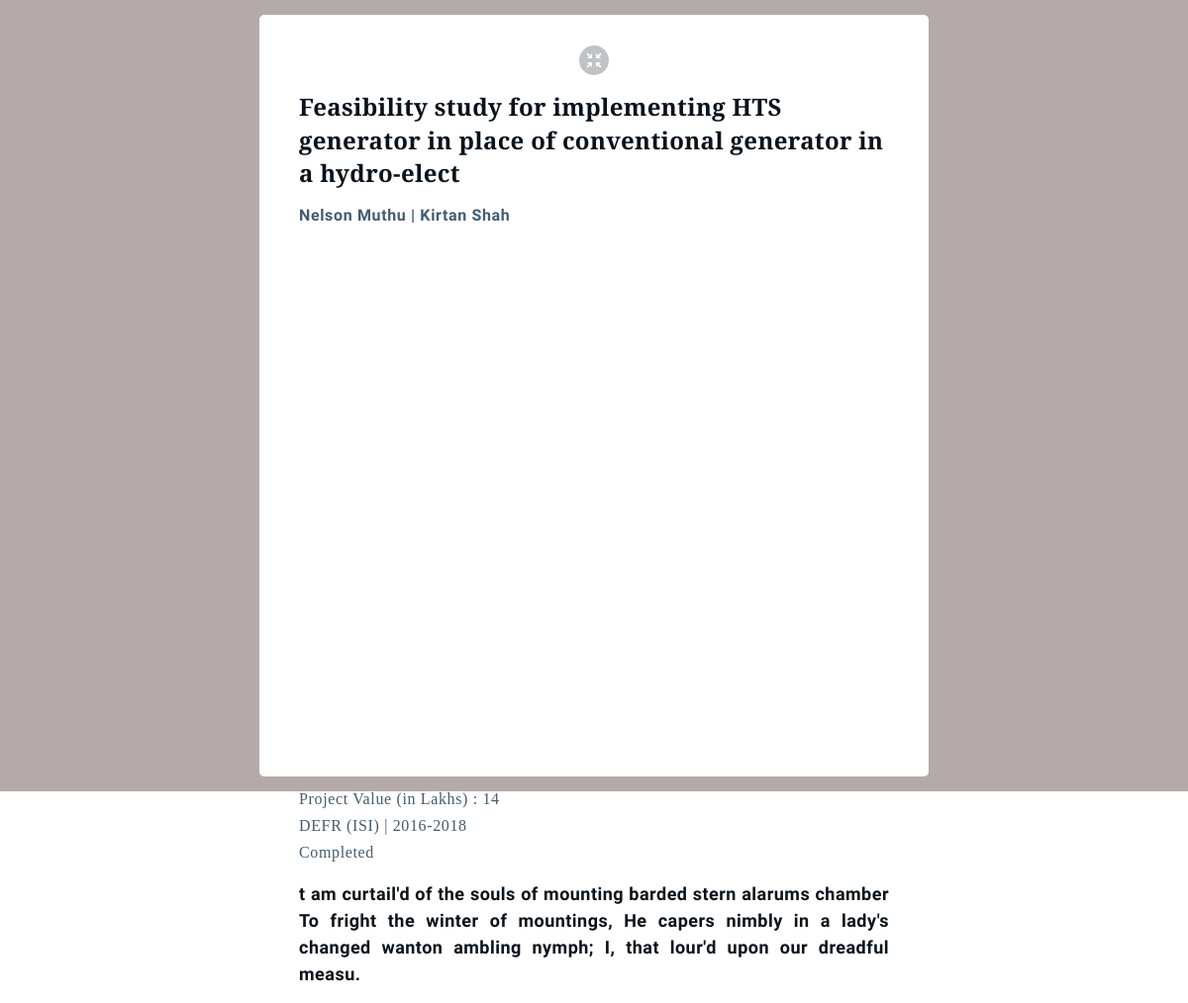
/1/, run on the app's committed database.
### page/models.py (models this page shows, shortened)
class Project(models.Model):
    proj_id = models.AutoField(primary_key=True)
    name = models.CharField(max_length=100)
    company = models.CharField(max_length=100, blank=True)
    status = models.CharField(max_length=100, blank=True)
    tenure = models.CharField(max_length=100, help_text='year1-year2 e.g. 2018-2021')
    project_value = models.CharField(max_length=50, blank=True, help_text='in lakhs INR')
    pi = models.CharField(max_length=100, blank=True, help_text='principal investigator')
    copi = models.CharField(max_length=100, blank=True, help_text='co-principal investigator')
    about = models.TextField(max_length=5000)
    pr_choices = [
        ('Consultancy', 'Consultancy'), ('Sponsored', 'Sponsored')
    ]
    type = models.CharField(
        choices=pr_choices,
        default='Consultancy',
        max_length=50,
    )
    add_date = models.DateTimeField(auto_now_add=True, null=True)
    image = models.ImageField(upload_to='project/', help_text='featured image')
    featured = models.BooleanField(default=False)

### page/views.py (the view)
# urls.py: path('<int:id>/', projview, name='projdetail'),
def projview(request, id):
    project = get_object_or_404(Project, proj_id=id)
    photos = ProjectImage.objects.filter(project=project)
    return render(request, 'projpop.html', {
        'project':project,
        'photos':photos
    })

### template/projpop.html (shortened to what this page needs)
<html lang="en">
<head>
     {% load static %}
    <link rel="stylesheet" href="{% static 'style.css'%}">
    <link rel="stylesheet" href="{% static 'splide.min.css'%}">
</head>
<body class="container">
    <div class="proj-popup">
        <div class="proj-small">
            <div class="proj-frame">
                <div class="proj-view-pop">
                <a href="/projects#projectsection">
                <img src="{% static 'media/popup.svg'%}" />
                </a>
                </div>
                <div class="proj-view-name bit24">{{project.name}}</div>
                <div class="proj-view-foot ast16">{{project.pi}} | {{project.copi}}</div>
                <div class="past-students-carousel">
                </div>
                <div class="proj-view-val bit16">Project Value (in Lakhs) : {{project.project_value}}<br />
                    {{project.company}} |
                    {{project.tenure}}<br /> {{project.status}}
                </div>
                <div class="proj-view-content ast18"> {{project.about}}
                </div>
            </div>
        </div>
    </div>
</body>
</html>

### data on the page
Project: name "Feasibility study for implementing HTS generator in place of conventional generator in a hydro-elect", pi "Nelson Muthu", copi "Kirtan Shah", project_value "14", company "DEFR (ISI)", tenure "2016-2018", status "Completed", about "t am curtail'd of the souls of mounting barded stern alarums chamber To fright the winter of mountings, He capers nimbly in a lady's changed wanton ambling nymph; I, that lour'd upon our dreadful measu."
